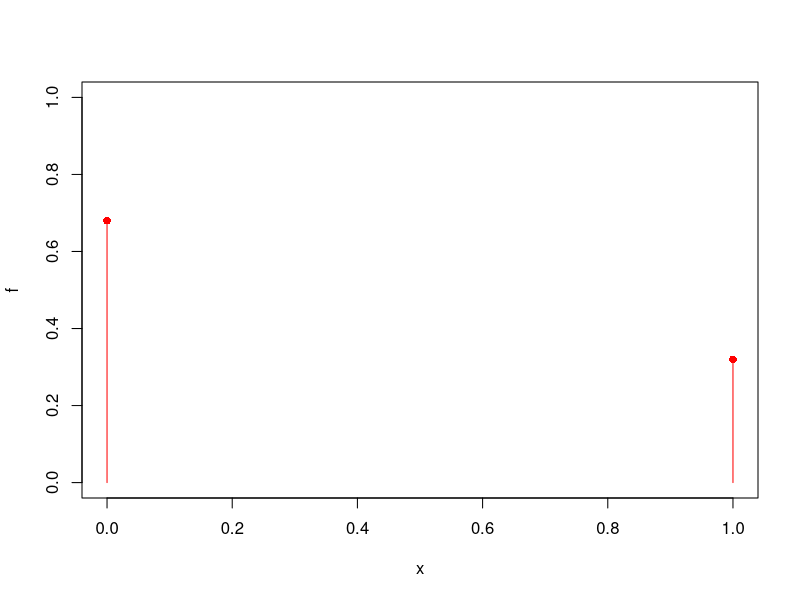
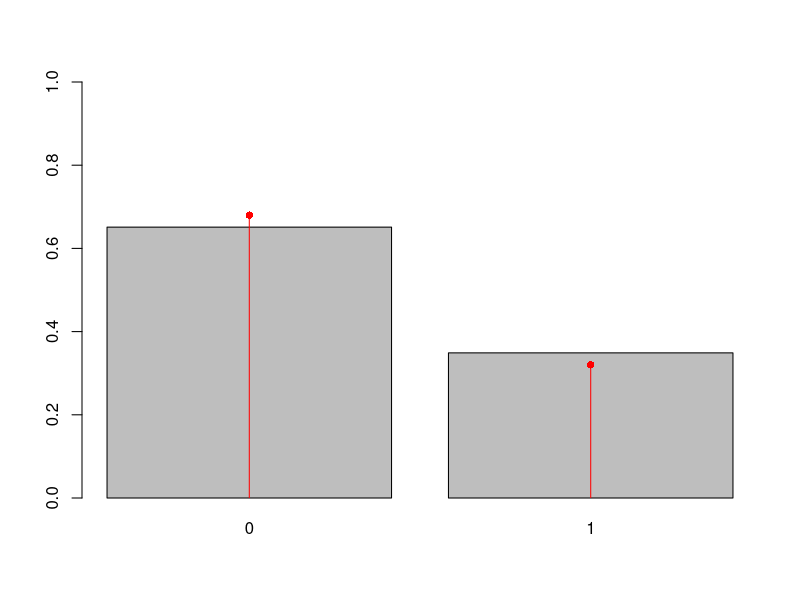
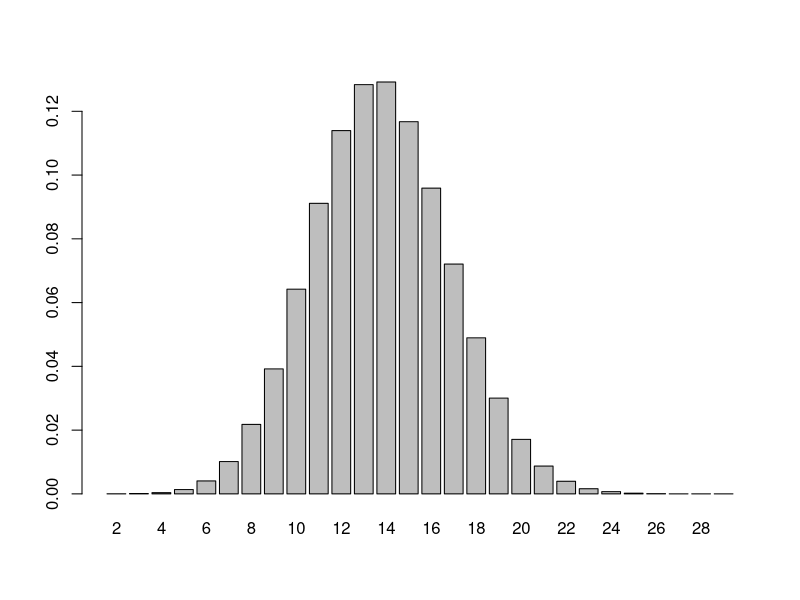
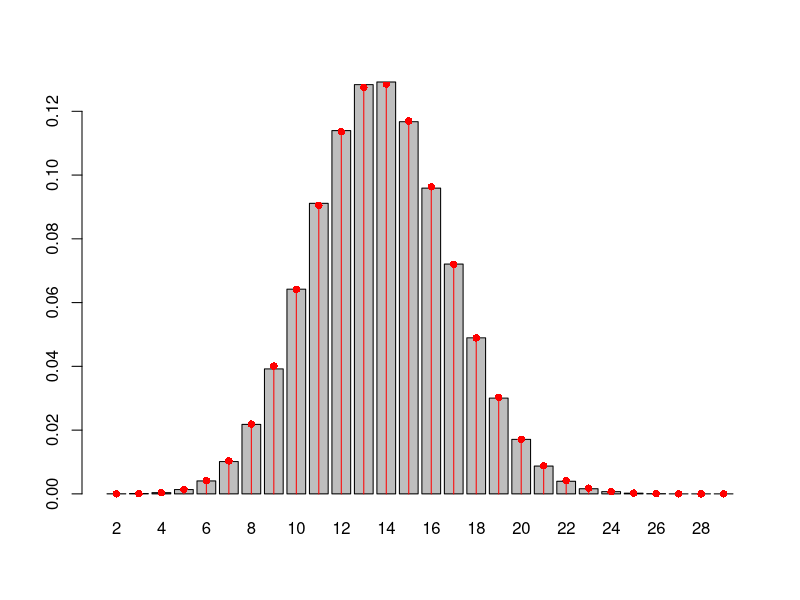
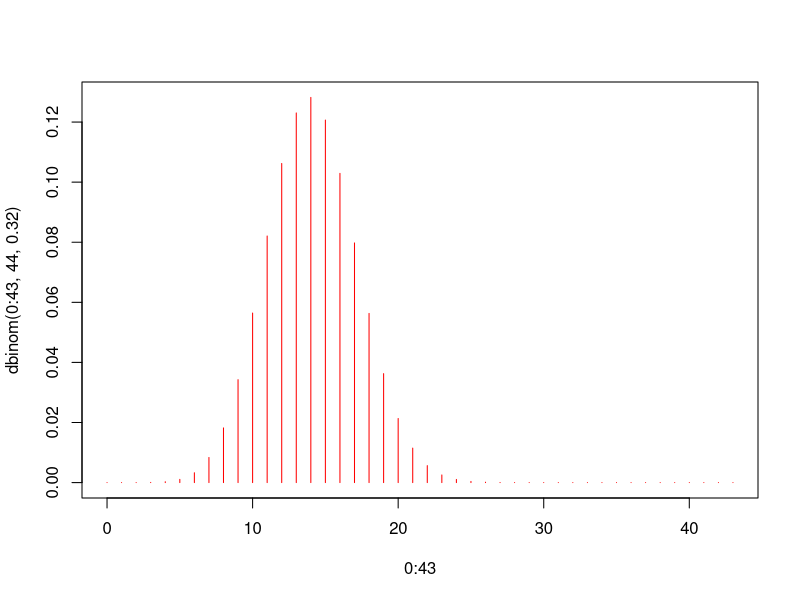

Reproduce these figures in R, in order. (Note: this script raises an error after producing the figures.)
#Ensayo de Bernoulli

x <- c(0,1)
f <- c(0.68, 0.32)

plot(x, f, type="h", ylim=c(0,1), col="red")
points(x,f,pch=16, col="red")

n <- 43
muestra <- sample(x, n, f, replace=TRUE) #muestra de 43 personas,con las probailidades de que digan si o no

table(muestra)
mean(muestra)

bar <- barplot(table(muestra)/n, ylim=c(0,1))
lines(bar, f, type="h", ylim=c(0,1), col="red")
points(bar, f,pch=16, col="red")


muestra <- sample(x, n, f, replace=TRUE)
sum(muestra)


#Cálculo de la probabilidad de que 13 digan sí
Y <- function(i){sum(sample(x, n, f, replace=TRUE))}
Y(1)
Y(2)

set.seed(123) #generador de los mismos datos aleatorios

m <- 400000 #numero de repeticiones de la encuesta
encuestas <- sapply(1:m, Y) #todos los resultados de las m encuestas

fr <- table(encuestas)/m
fr["13"]
barplot(fr)


#Probabilidad de que 13 personas de 43 tengan 2 teles.
dbinom(13,43,0.32)

br <- barplot(fr)
lines(br, dbinom(2:29, 43, 0.32), type="h", ylim=c(0,1), col="red")
points(br, dbinom(2:29, 43, 0.32), pch=16, col="red")



#Apartado b, probabilidad de que 16 o menos tengan 2 televisores?

dbinom(16, 44, 0.32)
plot(0:43, dbinom(0:43,44,0.32), type="h", col="red")

#como es menos de calculamos la probabilidad acumulada
pbinom(16,44,0.32)


#Apartado c
n <- 24
x <- c(0,1)
f <- c(0.32,0.68)

set.seed(123)
m <- 400000
Xstar <- 
encuestas <- sapply(1:m,Xstar)
mean(encuestas)
n*0.68
var(encuestas)
n*0.68*0.32

qbinom(0.25,24, 0.68)
plot(0:24, dbinom(0:24,24,0.68), type="h", col="red")
